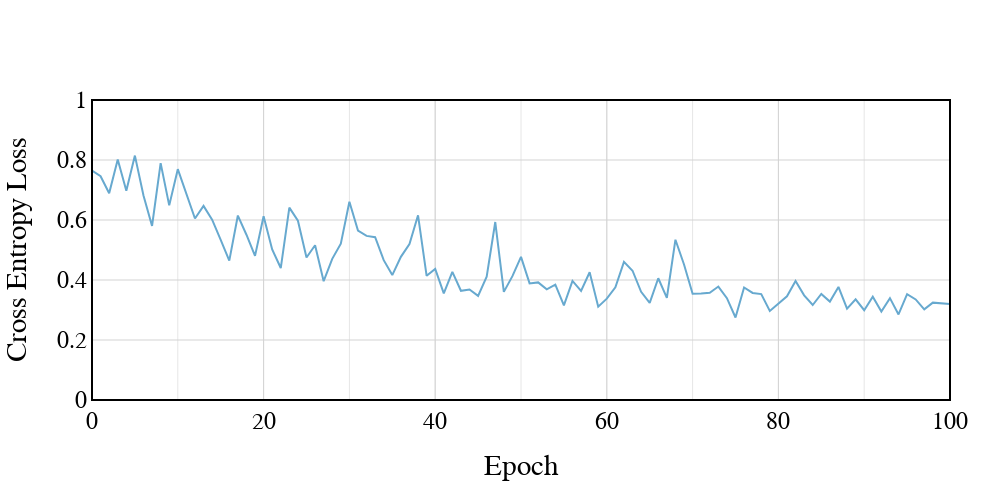

The code cell stored with this chart in its notebook:
### Code cell
# Change renderer according to your IDE
plot_logs(
    multiclass_val_loss,
    metric_col="Value",
    renderer="jupyterlab",
    width=1000,
    height=500,
    yaxis=dict(
        title="Cross Entropy Loss",
        title_standoff=25,
        range=[0, 1],
        showgrid=True,
        gridcolor="#D3D3D3"
    )
)

### Figure 1 — Plotly figure (JSON) as saved in the notebook; plotly's stock layout.template omitted (floating-point values rounded to 4 significant figures)
{"data": [{"line": {"color": "#67a9cf"}, "mode": "lines", "type": "scatter", "x": [0, 1, 2, 3, 4, 5, 6, 7, 8, 9, 10, 11, 12, 13, 14, 15, 16, 17, 18, 19, 20, 21, 22, 23, 24, 25, 26, 27, 28, 29, 30, 31, 32, 33, 34, 35, 36, 37, 38, 39, 40, 41, 42, 43, 44, 45, 46, 47, 48, 49, 50, 51, 52, 53, 54, 55, 56, 57, 58, 59, 60, 61, 62, 63, 64, 65, 66, 67, 68, 69, 70, 71, 72, 73, 74, 75, 76, 77, 78, 79, 80, 81, 82, 83, 84, 85, 86, 87, 88, 89, 90, 91, 92, 93, 94, 95, 96, 97, 98, 99, 100], "y": [0.7648, 0.7461, 0.6893, 0.8018, 0.6975, 0.8147, 0.6817, 0.5803, 0.7895, 0.6488, 0.7695, 0.6859, 0.6049, 0.6469, 0.6009, 0.5338, 0.4645, 0.6148, 0.5509, 0.4805, 0.6127, 0.502, 0.4399, 0.6413, 0.5975, 0.4749, 0.5158, 0.3962, 0.4705, 0.5213, 0.661, 0.5649, 0.5471, 0.5425, 0.4662, 0.4163, 0.4772, 0.5196, 0.6158, 0.4139, 0.4368, 0.3555, 0.4272, 0.3641, 0.3685, 0.347, 0.411, 0.5932, 0.3604, 0.4129, 0.4769, 0.3887, 0.392, 0.369, 0.3846, 0.3156, 0.3969, 0.3639, 0.4259, 0.3111, 0.338, 0.3754, 0.4604, 0.4309, 0.3607, 0.3236, 0.4059, 0.3404, 0.5343, 0.4517, 0.3542, 0.3548, 0.3576, 0.3781, 0.3395, 0.275, 0.3751, 0.3569, 0.3529, 0.2967, 0.3207, 0.3458, 0.3967, 0.3489, 0.3166, 0.3534, 0.328, 0.3768, 0.3047, 0.3358, 0.2994, 0.3445, 0.2951, 0.3395, 0.2851, 0.3527, 0.3352, 0.3021, 0.3246, 0.3223, 0.3196]}], "layout": {"autosize": false, "font": {"color": "black", "family": "Arial, sans-serif", "size": 24}, "height": 500, "margin": {"b": 100, "l": 50, "pad": 4, "r": 50, "t": 100}, "plot_bgcolor": "white", "shapes": [{"line": {"color": "black", "width": 2}, "type": "rect", "x0": 0, "x1": 1, "xref": "paper", "y0": 0, "y1": 1, "yref": "paper"}], "showlegend": false, "width": 1000, "xaxis": {"autorange": true, "gridcolor": "#D3D3D3", "minor": {"dtick": 10, "gridcolor": "#E6E6E6", "gridwidth": 1, "tick0": 0, "tickmode": "linear"}, "range": [0, 100], "showgrid": true, "tickmode": "array", "tickvals": [0, 20, 40, 60, 80, 100], "title": {"standoff": 25, "text": "Epoch"}, "type": "linear"}, "yaxis": {"gridcolor": "#D3D3D3", "range": [0, 1], "showgrid": true, "title": {"standoff": 25, "text": "Cross Entropy Loss"}, "type": "linear"}}}
